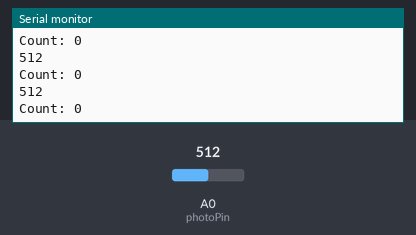
Bench run of a sketch on a simulated Arduino Uno, built with avr-gcc and run on an emulated ATmega328P. Parts: the last lines printed to the serial monitor. The test bench sets the inputs (shaded band); at power-on: A0 (photoPin) = 512.

Above: at 1.2 s.
1.3 s: A0 (photoPin) set to 716
At 1.63 s:
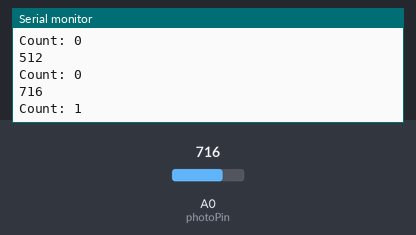
2.8 s: A0 (photoPin) set to 900
At 3.03 s:
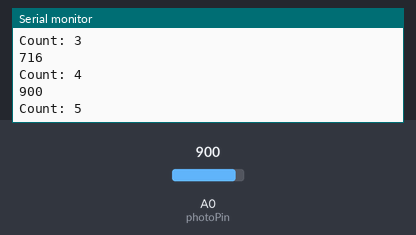
Timing chart, 0 to 5.8 s (numbered marks = the images above; inputs shaded):
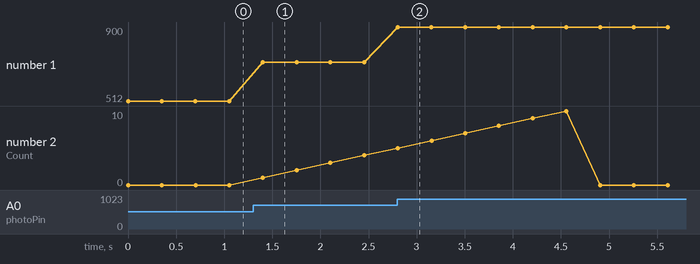

Measured:
- after the input at 1.3 s, the serial monitor: prints a new line after 0.10 s (image 1)
- after the input at 2.8 s, the serial monitor: prints a new line at once (image 2)
- plotted number 1: 512 → 716 after the input at 1.3 s, 716 → 900 after the input at 2.8 s
- plotted number 2: 0 → 4 after the input at 1.3 s

The sketch:

photoresistor.ino
```cpp
const int cal = 600;
const int ledOnDelay = 3;
const int ledOffDelay = 10;
const int photoPin = 0;

bool tailLight = false;
int photoCounter = 0;

const int ledPin = 3;
bool ledStat = true;


void setup() {
  Serial.begin(115200);
}


void loop() {
  int value = analogRead(photoPin);
  Serial.println(value);
  if ((value < cal) && (!ledStat || photoCounter > 0)){
    photoCounter--;
  }
  else if ((value > cal) && (ledStat || photoCounter < 0)){
    photoCounter++;
  }

  if (photoCounter < ledOnDelay*-1){
    photoCounter = 0;
    ledStat = true;
  }
  else if (photoCounter > ledOffDelay){
    photoCounter = 0;
    ledStat = false;
  }
  digitalWrite(ledPin, ledStat);
  Serial.print("Count: ");
  Serial.println(photoCounter);
  delay(350);
}
```
